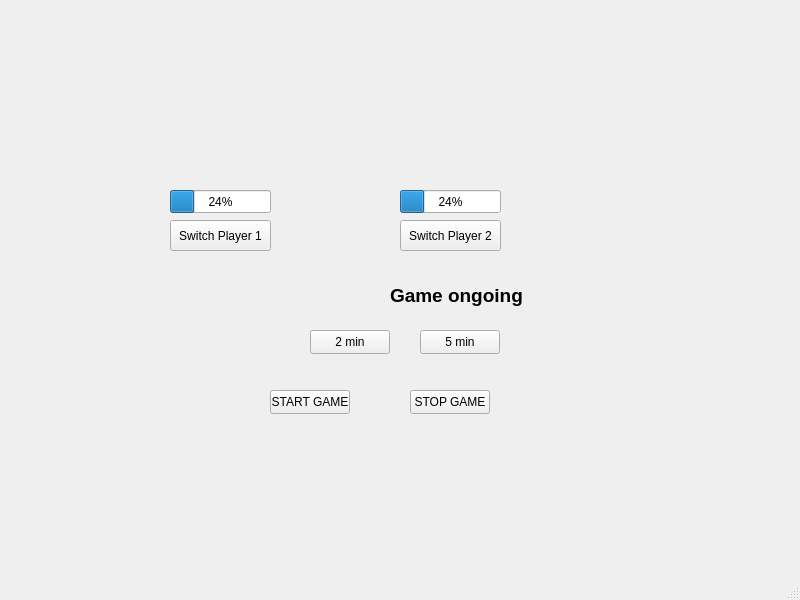
<?xml version="1.0" encoding="UTF-8"?>
<ui version="4.0">
 <class>MainWindow</class>
 <widget class="QMainWindow" name="MainWindow">
  <property name="geometry">
   <rect>
    <x>0</x>
    <y>0</y>
    <width>800</width>
    <height>600</height>
   </rect>
  </property>
  <property name="windowTitle">
   <string>MainWindow</string>
  </property>
  <widget class="QWidget" name="centralwidget">
   <widget class="QPushButton" name="pushButtonSwitchPlayer1">
    <property name="geometry">
     <rect>
      <x>170</x>
      <y>220</y>
      <width>101</width>
      <height>31</height>
     </rect>
    </property>
    <property name="text">
     <string>Switch Player 1</string>
    </property>
   </widget>
   <widget class="QPushButton" name="pushButtonSwitchPlayer2">
    <property name="geometry">
     <rect>
      <x>400</x>
      <y>220</y>
      <width>101</width>
      <height>31</height>
     </rect>
    </property>
    <property name="text">
     <string>Switch Player 2</string>
    </property>
   </widget>
   <widget class="QProgressBar" name="progressBarPlayer1">
    <property name="geometry">
     <rect>
      <x>170</x>
      <y>190</y>
      <width>101</width>
      <height>23</height>
     </rect>
    </property>
    <property name="value">
     <number>24</number>
    </property>
   </widget>
   <widget class="QProgressBar" name="progressBarPlayer2">
    <property name="geometry">
     <rect>
      <x>400</x>
      <y>190</y>
      <width>101</width>
      <height>23</height>
     </rect>
    </property>
    <property name="value">
     <number>24</number>
    </property>
   </widget>
   <widget class="QLabel" name="labelStatus">
    <property name="geometry">
     <rect>
      <x>390</x>
      <y>280</y>
      <width>141</width>
      <height>31</height>
     </rect>
    </property>
    <property name="text">
     <string>&lt;html&gt;&lt;head/&gt;&lt;body&gt;&lt;p&gt;&lt;span style=&quot; font-size:14pt; font-weight:700;&quot;&gt;Game ongoing&lt;/span&gt;&lt;/p&gt;&lt;/body&gt;&lt;/html&gt;</string>
    </property>
   </widget>
   <widget class="QPushButton" name="pushButton10Min">
    <property name="geometry">
     <rect>
      <x>310</x>
      <y>330</y>
      <width>80</width>
      <height>24</height>
     </rect>
    </property>
    <property name="text">
     <string>2 min</string>
    </property>
   </widget>
   <widget class="QPushButton" name="pushButton5Min">
    <property name="geometry">
     <rect>
      <x>420</x>
      <y>330</y>
      <width>80</width>
      <height>24</height>
     </rect>
    </property>
    <property name="text">
     <string>5 min</string>
    </property>
   </widget>
   <widget class="QPushButton" name="pushButtonStartGame">
    <property name="geometry">
     <rect>
      <x>270</x>
      <y>390</y>
      <width>80</width>
      <height>24</height>
     </rect>
    </property>
    <property name="text">
     <string>START GAME</string>
    </property>
   </widget>
   <widget class="QPushButton" name="pushButtonStopGame">
    <property name="geometry">
     <rect>
      <x>410</x>
      <y>390</y>
      <width>80</width>
      <height>24</height>
     </rect>
    </property>
    <property name="text">
     <string>STOP GAME</string>
    </property>
   </widget>
  </widget>
  <widget class="QMenuBar" name="menubar">
   <property name="geometry">
    <rect>
     <x>0</x>
     <y>0</y>
     <width>800</width>
     <height>21</height>
    </rect>
   </property>
  </widget>
  <widget class="QStatusBar" name="statusbar"/>
 </widget>
 <resources/>
 <connections/>
</ui>
